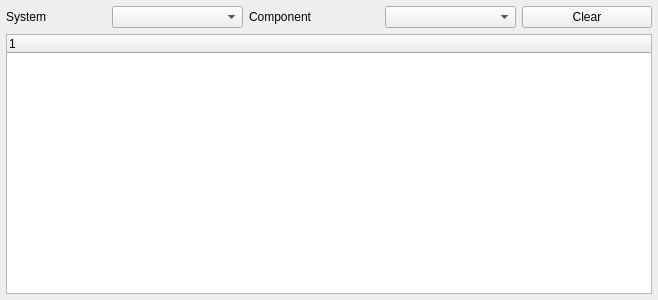
<?xml version="1.0" encoding="UTF-8"?>
<ui version="4.0">
 <class>QGCMAVLinkInspector</class>
 <widget class="QWidget" name="QGCMAVLinkInspector">
  <property name="geometry">
   <rect>
    <x>0</x>
    <y>0</y>
    <width>658</width>
    <height>300</height>
   </rect>
  </property>
  <property name="windowTitle">
   <string>MAVLink Inspector</string>
  </property>
  <layout class="QGridLayout" name="gridLayout" columnstretch="2,0,0,0,0">
   <property name="leftMargin">
    <number>6</number>
   </property>
   <property name="topMargin">
    <number>6</number>
   </property>
   <property name="rightMargin">
    <number>6</number>
   </property>
   <property name="bottomMargin">
    <number>6</number>
   </property>
   <item row="0" column="0">
    <widget class="QLabel" name="label">
     <property name="maximumSize">
      <size>
       <width>100</width>
       <height>16777215</height>
      </size>
     </property>
     <property name="text">
      <string>System</string>
     </property>
    </widget>
   </item>
   <item row="0" column="1">
    <widget class="QComboBox" name="systemComboBox"/>
   </item>
   <item row="0" column="3">
    <widget class="QComboBox" name="componentComboBox"/>
   </item>
   <item row="0" column="2">
    <widget class="QLabel" name="label_2">
     <property name="text">
      <string>Component</string>
     </property>
    </widget>
   </item>
   <item row="0" column="4">
    <widget class="QPushButton" name="clearButton">
     <property name="text">
      <string>Clear</string>
     </property>
    </widget>
   </item>
   <item row="2" column="0" colspan="5">
    <widget class="QTreeWidget" name="treeWidget">
     <column>
      <property name="text">
       <string notr="true">1</string>
      </property>
     </column>
    </widget>
   </item>
  </layout>
 </widget>
 <resources/>
 <connections/>
</ui>
